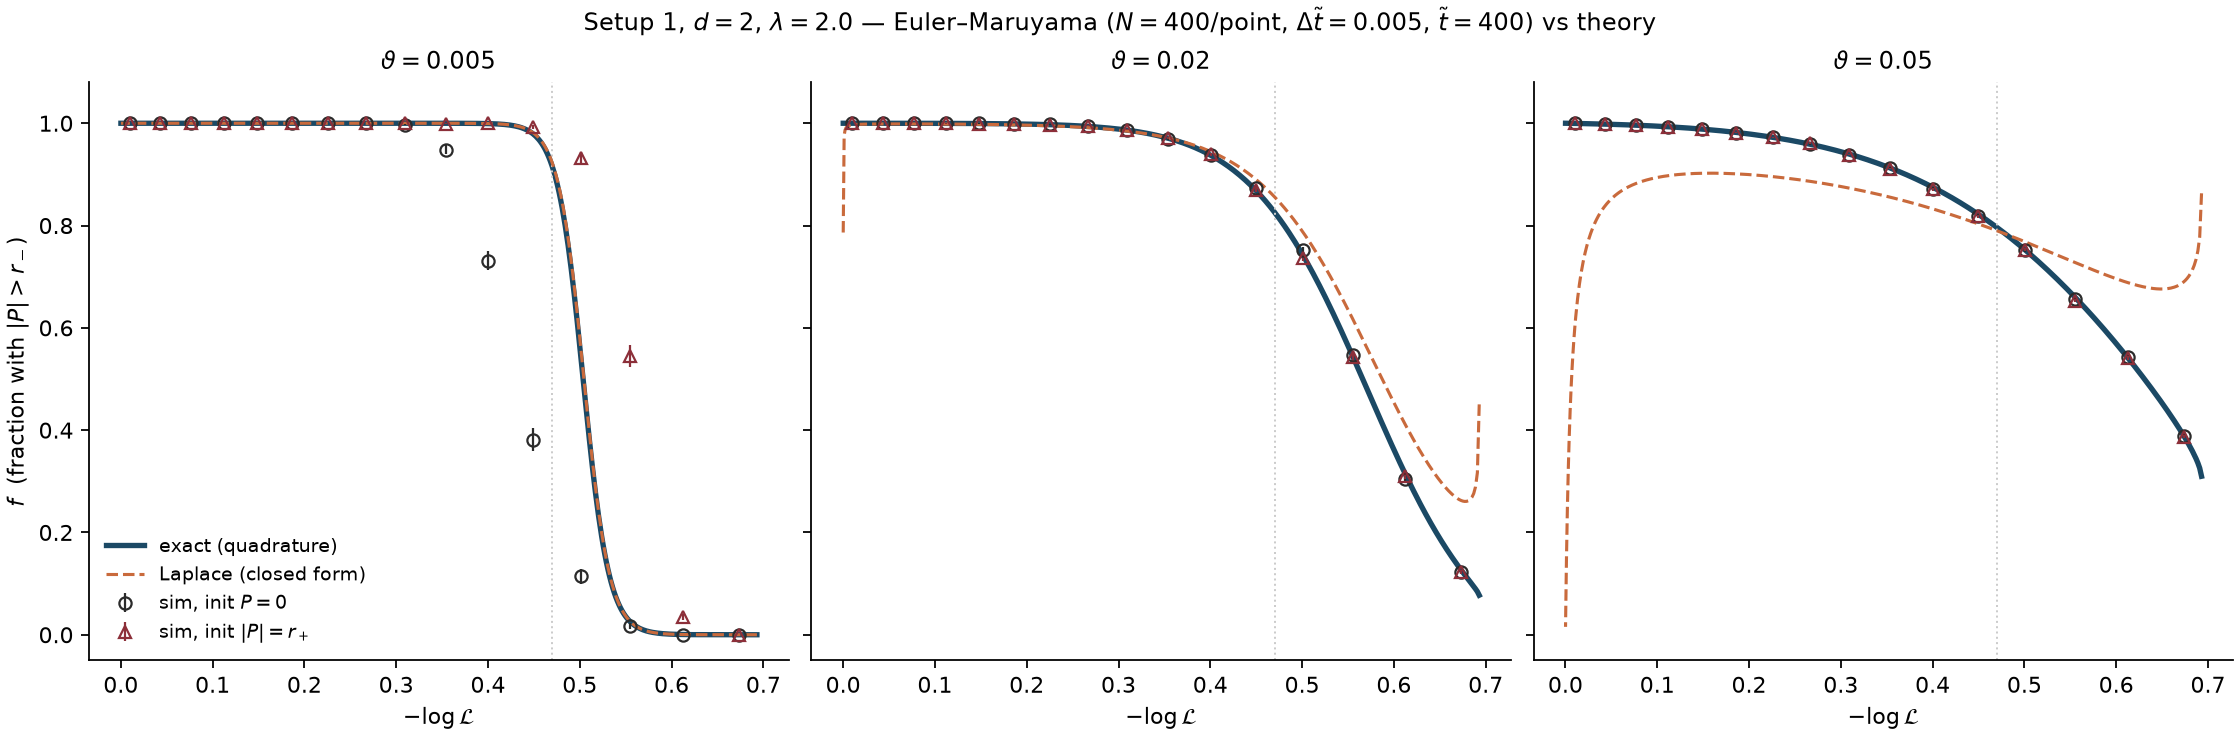

The script that saved this image:
"""Setup 1: exact Boltzmann fraction vs Laplace closed form vs Euler-Maruyama simulation.

SDE (nondim, d=2):  dP_a = [(L-1)P_a + lam(|P|^2 P_a - |P|^4 P_a)] dt~ + sqrt(2 vt L) dW_a
Integrator: Euler-Maruyama, dt~ = 0.005 (explicit; see CLAUDE.md rule 5).

Each (L, vartheta, init) cell gets N independent walkers; all cells are packed into
one flat array so the whole sweep is a single vectorized time loop.

Two initial conditions per cell -- all walkers at P=0, and all at |P|=r_+ -- so that
a gap between the two markers diagnoses NON-equilibration (Kramers time > run time)
rather than a failure of the theory.
"""
import numpy as np
import matplotlib.pyplot as plt

OUT = __file__.rsplit('/', 1)[0]
LAM = 2.0
DT = 0.005
NSTEPS = 80000          # t~ = 400
BURN = 0.4              # discard this fraction before accumulating
SAMPLE_EVERY = 25
N = 400                 # walkers per (L, vartheta, init) cell
THETAS = [0.005, 0.02, 0.05]
SEED = 20260721


def mu_of(L, lam=LAM):
    disc = 1.0 + 4.0 * (L - 1.0) / lam
    return np.sqrt(disc) if disc > 0 else None


def frac_exact(L, theta, d=2, lam=LAM, n=200000):
    mu = mu_of(L, lam)
    if mu is None:
        return 0.0
    if L >= 1.0:
        return 1.0
    r_b = np.sqrt(max(0.5 * (1.0 - mu), 0.0))
    r_plus = np.sqrt(0.5 * (1.0 + mu))
    T = theta * L
    rmax = 1.6 * max(1.0, r_plus) + (240.0 * T / lam) ** (1.0 / 6.0)
    r = np.linspace(0.0, rmax, n)
    F = -0.5 * (L - 1.0) * r**2 - 0.25 * lam * r**4 + lam * r**6 / 6.0
    w = r ** (d - 1) * np.exp(-F / T - (-F / T).max())
    return np.trapezoid(np.where(r >= r_b, w, 0.0), r) / np.trapezoid(w, r)


def frac_laplace(L, theta, d=2, lam=LAM):
    mu = mu_of(L, lam)
    if mu is None:
        return 0.0
    if L >= 1.0:
        return 1.0
    T = theta * L
    a = 1.0 - L
    Fpp = lam * mu * (1.0 + mu)
    dF = lam * (1.0 + mu) ** 2 * (1.0 - 2.0 * mu) / 48.0
    r_plus = np.sqrt(0.5 * (1.0 + mu))
    if d == 1:
        ratio = 0.5 * np.sqrt(Fpp / a) * np.exp(dF / T)
    else:
        ratio = np.sqrt(T * Fpp / (2 * np.pi)) / (a * r_plus) * np.exp(dF / T)
    return 1.0 / (1.0 + ratio)


# ---------------- build the packed parameter arrays ----------------
Lgrid = np.linspace(1 - LAM / 4 + 0.01, 0.99, 16)
cells = []                                   # (L, theta, init_tag)
for th in THETAS:
    for L in Lgrid:
        for tag in (0, 1):
            cells.append((L, th, tag))

L_c = np.repeat([c[0] for c in cells], N)
th_c = np.repeat([c[1] for c in cells], N)
tag_c = np.repeat([c[2] for c in cells], N)
a_c = L_c - 1.0
sig_c = np.sqrt(2.0 * th_c * L_c * DT)
mu_c = np.sqrt(np.maximum(1.0 + 4.0 * a_c / LAM, 0.0))
rb_c = np.sqrt(np.maximum(0.5 * (1.0 - mu_c), 0.0))      # barrier radius
rp_c = np.sqrt(np.maximum(0.5 * (1.0 + mu_c), 0.0))      # minimum radius

M = L_c.size
rng = np.random.default_rng(SEED)
px = np.where(tag_c == 0, 0.0, rp_c).astype(np.float64)
py = np.zeros(M)
px += rng.normal(0.0, 1e-3, M)               # break the exact-zero fixed point
py += rng.normal(0.0, 1e-3, M)

acc = np.zeros(M)
nacc = 0
noise = np.empty(M)
burn_steps = int(BURN * NSTEPS)

print(f'{M} walkers, {NSTEPS} steps, dt={DT} (t~={NSTEPS*DT:g})')
for step in range(NSTEPS):
    s = px * px + py * py
    g = a_c + LAM * (s - s * s)              # dP/dt = g * P
    rng.standard_normal(M, out=noise)
    px += g * px * DT + sig_c * noise
    rng.standard_normal(M, out=noise)
    py += g * py * DT + sig_c * noise
    if step >= burn_steps and step % SAMPLE_EVERY == 0:
        acc += (px * px + py * py) >= rb_c * rb_c
        nacc += 1
    if step % 20000 == 0:
        print(f'  step {step}')

f_sim_flat = (acc / nacc).reshape(len(cells), N).mean(axis=1)
f_sim = {(c[0], c[1], c[2]): v for c, v in zip(cells, f_sim_flat)}
# binomial-ish error bar from walker-to-walker spread
f_err_flat = (acc / nacc).reshape(len(cells), N).std(axis=1) / np.sqrt(N)
f_err = {(c[0], c[1], c[2]): v for c, v in zip(cells, f_err_flat)}

# ---------------- plot ----------------
fig, axes = plt.subplots(1, 3, figsize=(14, 4.6), constrained_layout=True, sharey=True)
Ldense = np.linspace(1 - LAM / 4 + 1e-4, 1.0 - 1e-4, 500)
xd = -np.log(Ldense)

for ax, th in zip(axes, THETAS):
    ax.plot(xd, [frac_exact(L, th) for L in Ldense], color='#1b4965', lw=2.4,
            label='exact (quadrature)', zorder=2)
    ax.plot(xd, [frac_laplace(L, th) for L in Ldense], color='#c96a3c', lw=1.4,
            ls='--', label='Laplace (closed form)', zorder=3)
    xs = -np.log(Lgrid)
    for tag, mk, lab in [(0, 'o', r'sim, init $P=0$'), (1, '^', r'sim, init $|P|=r_+$')]:
        ys = [f_sim[(L, th, tag)] for L in Lgrid]
        es = [f_err[(L, th, tag)] for L in Lgrid]
        ax.errorbar(xs, ys, yerr=es, fmt=mk, ms=5.5, mfc='none', lw=0,
                    elinewidth=1, color='#2b2b2b' if tag == 0 else '#8c2f39',
                    label=lab, zorder=4)
    ax.axvline(-np.log(1 - 3 * LAM / 16), color='0.8', lw=0.9, ls=':')
    ax.set_title(rf'$\vartheta={th}$', fontsize=11)
    ax.set_xlabel(r'$-\log\mathcal{L}$')
    ax.spines[['top', 'right']].set_visible(False)

axes[0].set_ylabel(r'$f$  (fraction with $|P|>r_-$)')
axes[0].set_ylim(-0.05, 1.08)
axes[0].legend(frameon=False, fontsize=8.5, loc='lower left')
fig.suptitle(rf'Setup 1, $d=2$, $\lambda={LAM}$ — Euler–Maruyama ($N={N}$/point, '
             rf'$\Delta\tilde t={DT}$, $\tilde t={NSTEPS*DT:g}$) vs theory', fontsize=11)
fig.savefig(f'{OUT}/setup1_sim_vs_theory.png', dpi=160)
print('saved', f'{OUT}/setup1_sim_vs_theory.png')

print(f'\n{"vt":>7} {"L":>7} {"exact":>8} {"laplace":>8} {"sim(0)":>8} {"sim(r+)":>8} {"gap":>7}')
for th in THETAS:
    for L in Lgrid[::3]:
        s0, s1 = f_sim[(L, th, 0)], f_sim[(L, th, 1)]
        print(f'{th:7.3f} {L:7.3f} {frac_exact(L, th):8.4f} {frac_laplace(L, th):8.4f} '
              f'{s0:8.4f} {s1:8.4f} {abs(s0-s1):7.4f}')
